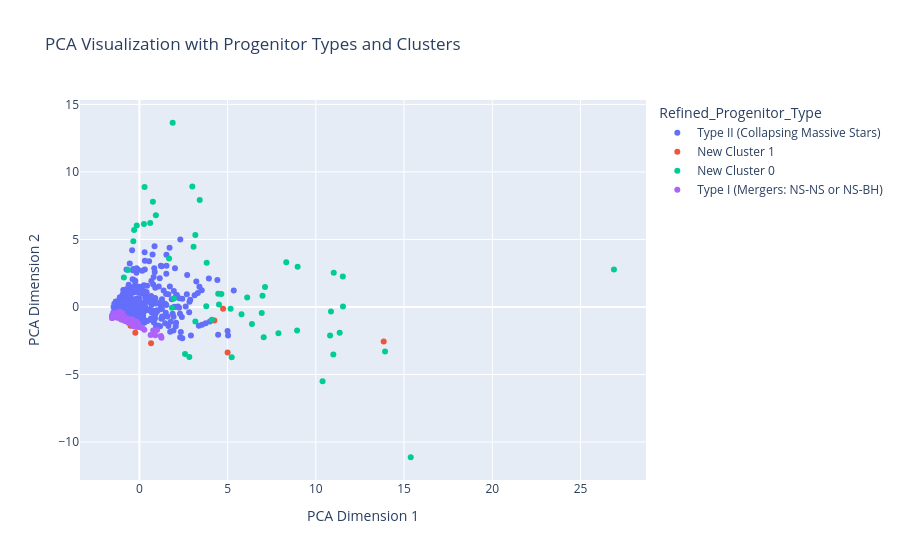
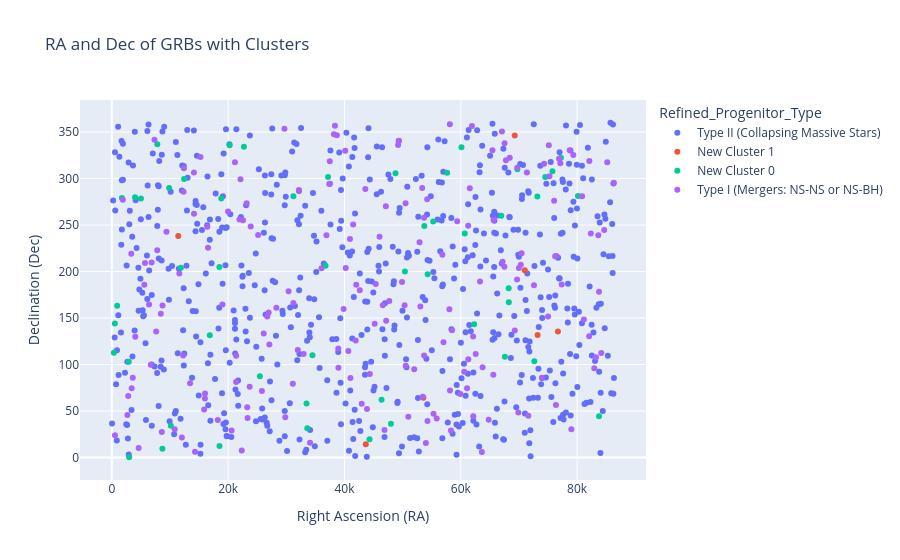

Notebook cell for these charts, in order:
### Code cell
import pandas as pd
import numpy as np
from sklearn.preprocessing import StandardScaler
from sklearn.model_selection import train_test_split
from sklearn.svm import SVC
from sklearn.metrics import accuracy_score, recall_score, precision_score, confusion_matrix
from sklearn.cluster import DBSCAN
from sklearn.decomposition import PCA
import plotly.express as px
from astroquery.ned import Ned
import matplotlib.pyplot as plt
from sklearn.cluster import KMeans

# Load the BATSE dataset
df = pd.read_csv("batse.csv")

# RA and Dec columns for host galaxy determination
df['RA'] = df['RA']
df['Dec'] = df['Dec']

# Function to query host galaxy based on RA and Dec
def query_host_galaxy(ra, dec):
    try:
        result = Ned.query_region(f"{ra} {dec}", radius="0.1 degree")
        if result is not None and len(result) > 0:
            host_galaxy = result['NAME'][0]  # Host galaxy name from NED
            return host_galaxy
        else:
            return "Unknown"
    except Exception as e:
        return "Error in query"

df['Host_Galaxy'] = df.apply(lambda row: query_host_galaxy(row['RA'], row['Dec']), axis=1)

# Classify GRBs as Short or Long
def classify_grb_binary(t90):
    return "Short" if t90 <= 2 else "Long"

df["Classified"] = df["T90"].apply(classify_grb_binary)

# Progenitor assignment based on classification
def assign_progenitor(grb_class):
    if grb_class == "Short":
        return "Type I (Mergers: NS-NS or NS-BH)"
    elif grb_class == "Long":
        return "Type II (Collapsing Massive Stars)"
    else:
        return "Unclassified"

df["Progenitor_Type"] = df["Classified"].apply(assign_progenitor)

# Encode the target variable
class_mapping = {"Short": 0, "Long": 1}
df["grb_class_label"] = df["Classified"].map(class_mapping)

# Define numerical columns for analysis
numerical_columns = [
    "T90", "T50", "epeak", "alpha", "beta",
    "peak_flux_64ms", "peak_flux_256ms", "peak_flux_1024ms",
    "fluence_channel_1", "fluence_channel_2", "fluence_channel_3", "fluence_channel_4"
]

# Drop rows with NaN values in numerical columns
df = df.dropna(subset=numerical_columns)

# Standardize the numerical features
scaler = StandardScaler()
X_scaled = scaler.fit_transform(df[numerical_columns])

# Train-test split
X_train, X_test, y_train, y_test = train_test_split(
    X_scaled, df["grb_class_label"], test_size=0.2, random_state=42
)

# Train the SVM model
clf = SVC(kernel="rbf", random_state=42, probability=True)
clf.fit(X_train, y_train)

# Evaluate the model
y_pred = clf.predict(X_test)
accuracy = accuracy_score(y_test, y_pred)
recall = recall_score(y_test, y_pred, average="binary")
precision = precision_score(y_test, y_pred, average="binary")
conf_matrix = confusion_matrix(y_test, y_pred)

print(f"Accuracy: {accuracy}")
print(f"Recall: {recall}")
print(f"Precision: {precision}")
print(f"Confusion Matrix:\n{conf_matrix}")

# Count the number of Short and Long GRBs before clustering
print("Before Machine Learning Clustering:")
print(df["Classified"].value_counts())

# Perform clustering using DBSCAN
clustering = DBSCAN(eps=2, min_samples=5).fit(X_scaled)
df["Cluster"] = clustering.labels_

# Refine progenitor types based on cluster labels
def refine_progenitor(row):
    if row["Cluster"] == -1:
        return "Unusual Cluster"
    return row["Progenitor_Type"]

df["Refined_Progenitor_Type"] = df.apply(refine_progenitor, axis=1)

undefined_data = df[df["Cluster"] == -1][numerical_columns]
kmeans = KMeans(n_clusters=2, random_state=42)
undefined_clusters = kmeans.fit_predict(undefined_data)
df.loc[df["Cluster"] == -1, "Undefined_Cluster"] = undefined_clusters

def refine_progenitor_with_patterns(row):
    if row["Cluster"] == -1:
        return f"New Cluster {int(row['Undefined_Cluster'])}"
    return row["Progenitor_Type"]

df["Refined_Progenitor_Type"] = df.apply(refine_progenitor_with_patterns, axis=1)

print("After Machine Learning Clustering:")
print(df["Refined_Progenitor_Type"].value_counts())

pca = PCA(n_components=2)
pca_results = pca.fit_transform(X_scaled)
df["pca_1"] = pca_results[:, 0]
df["pca_2"] = pca_results[:, 1]

fig_pca = px.scatter(
    df,
    x="pca_1",
    y="pca_2",
    color="Refined_Progenitor_Type",
    title="PCA Visualization with Progenitor Types and Clusters",
    labels={"pca_1": "PCA Dimension 1", "pca_2": "PCA Dimension 2"},
    template="plotly"
)
fig_pca.show()

fig_ra_dec = px.scatter(
    df,
    x="RA",
    y="Dec",
    color="Refined_Progenitor_Type",
    title="RA and Dec of GRBs with Clusters",
    labels={"RA": "Right Ascension (RA)", "Dec": "Declination (Dec)"},
    template="plotly"
)
fig_ra_dec.show()

if "Undefined_Cluster" in df.columns:
    for cluster in sorted(df["Undefined_Cluster"].dropna().unique()):
        print(f"Analysis for New Cluster {int(cluster)}:")
        cluster_data = df[df["Undefined_Cluster"] == cluster]
        print(cluster_data.describe())
else:
    print("No undefined clusters to analyze.")

### Figure 1 — Plotly figure (JSON) as saved in the notebook; plotly's stock layout.template omitted (floating-point values rounded to 4 significant figures; data arrays with more than 128 entries replaced by an {"elided": "..."} marker saying what was removed)
{"data": [{"hovertemplate": "Refined_Progenitor_Type=Type II (Collapsing Massive Stars)<br>PCA Dimension 1=%{x}<br>PCA Dimension 2=%{y}<extra></extra>", "legendgroup": "Type II (Collapsing Massive Stars)", "marker": {"color": "#636efa", "symbol": "circle"}, "mode": "markers", "name": "Type II (Collapsing Massive Stars)", "orientation": "v", "showlegend": true, "type": "scatter", "x": {"elided": "612 float values"}, "xaxis": "x", "y": {"elided": "612 float values"}, "yaxis": "y"}, {"hovertemplate": "Refined_Progenitor_Type=New Cluster 1<br>PCA Dimension 1=%{x}<br>PCA Dimension 2=%{y}<extra></extra>", "legendgroup": "New Cluster 1", "marker": {"color": "#EF553B", "symbol": "circle"}, "mode": "markers", "name": "New Cluster 1", "orientation": "v", "showlegend": true, "type": "scatter", "x": [-0.2308, 4.744, 13.85, 0.6623, 4.249, -0.4974, 5.002], "xaxis": "x", "y": [-1.903, -0.1345, -2.562, -2.681, -1.01, -1.384, -3.377], "yaxis": "y"}, {"hovertemplate": "Refined_Progenitor_Type=New Cluster 0<br>PCA Dimension 1=%{x}<br>PCA Dimension 2=%{y}<extra></extra>", "legendgroup": "New Cluster 0", "marker": {"color": "#00cc96", "symbol": "circle"}, "mode": "markers", "name": "New Cluster 0", "orientation": "v", "showlegend": true, "type": "scatter", "x": [0.2946, 13.92, -0.2961, 11.35, 2.832, 0.7674, 8.938, -0.3429, 1.96, 3.071, -0.8778, 10.81, 10.38, 7.046, 4.648, 3.174, 6.934, 10.99, 15.38, 8.97, -0.1485, 3.001, 5.233, 1.683, 7.121, 10.86, 3.791, 11.53, -0.6523, 3.816, 26.89, 5.789, 5.171, 0.6128, 4.109, 6.979, 4.513, 11.01, 8.326, 6.111, 2.588, 3.172, 3.421, 7.88, 11.54, 1.887, 6.38, 4.468, 1.845, 0.2596, 0.9354], "xaxis": "x", "y": [8.887, -3.289, 5.693, -1.9, -3.7, 7.792, -1.747, 4.869, 0.6189, 4.455, 2.187, -2.116, -5.497, -2.233, 0.9539, -1.073, -0.4426, -3.518, -11.13, 2.984, 6.023, 8.913, -3.717, 3.589, 1.474, -0.3375, 0.05056, 2.258, 2.74, 3.282, 2.775, -0.5308, -0.124, 6.22, -0.9378, 0.8392, 0.1857, 2.526, 3.313, 0.7062, -3.475, 5.322, 7.924, -1.949, 0.03948, 13.64, -1.26, 0.9808, -0.06572, 6.139, 6.794], "yaxis": "y"}, {"hovertemplate": "Refined_Progenitor_Type=Type I (Mergers: NS-NS or NS-BH)<br>PCA Dimension 1=%{x}<br>PCA Dimension 2=%{y}<extra></extra>", "legendgroup": "Type I (Mergers: NS-NS or NS-BH)", "marker": {"color": "#ab63fa", "symbol": "circle"}, "mode": "markers", "name": "Type I (Mergers: NS-NS or NS-BH)", "orientation": "v", "showlegend": true, "type": "scatter", "x": {"elided": "189 float values"}, "xaxis": "x", "y": {"elided": "189 float values"}, "yaxis": "y"}], "layout": {"legend": {"title": {"text": "Refined_Progenitor_Type"}, "tracegroupgap": 0}, "title": {"text": "PCA Visualization with Progenitor Types and Clusters"}, "xaxis": {"anchor": "y", "domain": [0, 1], "title": {"text": "PCA Dimension 1"}}, "yaxis": {"anchor": "x", "domain": [0, 1], "title": {"text": "PCA Dimension 2"}}}}

### Figure 2 — Plotly figure (JSON) as saved in the notebook; plotly's stock layout.template omitted (floating-point values rounded to 4 significant figures; data arrays with more than 128 entries replaced by an {"elided": "..."} marker saying what was removed)
{"data": [{"hovertemplate": "Refined_Progenitor_Type=Type II (Collapsing Massive Stars)<br>Right Ascension (RA)=%{x}<br>Declination (Dec)=%{y}<extra></extra>", "legendgroup": "Type II (Collapsing Massive Stars)", "marker": {"color": "#636efa", "symbol": "circle"}, "mode": "markers", "name": "Type II (Collapsing Massive Stars)", "orientation": "v", "showlegend": true, "type": "scatter", "x": {"elided": "612 float values"}, "xaxis": "x", "y": {"elided": "612 float values"}, "yaxis": "y"}, {"hovertemplate": "Refined_Progenitor_Type=New Cluster 1<br>Right Ascension (RA)=%{x}<br>Declination (Dec)=%{y}<extra></extra>", "legendgroup": "New Cluster 1", "marker": {"color": "#EF553B", "symbol": "circle"}, "mode": "markers", "name": "New Cluster 1", "orientation": "v", "showlegend": true, "type": "scatter", "x": [71010.0, 69270.0, 53570.0, 11420.0, 73210.0, 76700.0, 43670.0], "xaxis": "x", "y": [201.3, 346.4, 64.45, 238.3, 131.8, 135.5, 14.4], "yaxis": "y"}, {"hovertemplate": "Refined_Progenitor_Type=New Cluster 0<br>Right Ascension (RA)=%{x}<br>Declination (Dec)=%{y}<extra></extra>", "legendgroup": "New Cluster 0", "marker": {"color": "#00cc96", "symbol": "circle"}, "mode": "markers", "name": "New Cluster 0", "orientation": "v", "showlegend": true, "type": "scatter", "x": [20250.0, 25450.0, 53730.0, 69730.0, 2907.0, 46370.0, 68260.0, 345.7, 66960.0, 33480.0, 77220.0, 9854.0, 11870.0, 12420.0, 1736.0, 55260.0, 22710.0, 57650.0, 68230.0, 60120.0, 2986.0, 50390.0, 18810.0, 10150.0, 73160.0, 517.8, 72640.0, 18510.0, 36750.0, 67580.0, 16850.0, 74530.0, 31220.0, 80150.0, 18490.0, 48770.0, 33610.0, 37170.0, 44310.0, 7824.0, 8698.0, 75760.0, 54300.0, 47990.0, 919.2, 83770.0, 5003.0, 3988.0, 60680.0, 34490.0, 62300.0], "xaxis": "x", "y": [335.9, 87.45, 249.0, 310.1, 103.1, 62.24, 167.0, 112.7, 260.0, 58.08, 322.4, 289.9, 204.1, 299.6, 279.1, 253.8, 334.2, 306.3, 182.0, 333.5, 0.35, 200.1, 278.6, 34.26, 280.7, 144.2, 103.5, 12.49, 206.3, 108.4, 131.5, 301.6, 280.8, 281.3, 204.9, 305.6, 31.66, 301.6, 19.57, 337.0, 9.51, 308.0, 197.2, 36.39, 163.2, 44.44, 278.6, 279.8, 240.8, 110.1, 143.4], "yaxis": "y"}, {"hovertemplate": "Refined_Progenitor_Type=Type I (Mergers: NS-NS or NS-BH)<br>Right Ascension (RA)=%{x}<br>Declination (Dec)=%{y}<extra></extra>", "legendgroup": "Type I (Mergers: NS-NS or NS-BH)", "marker": {"color": "#ab63fa", "symbol": "circle"}, "mode": "markers", "name": "Type I (Mergers: NS-NS or NS-BH)", "orientation": "v", "showlegend": true, "type": "scatter", "x": {"elided": "189 float values"}, "xaxis": "x", "y": {"elided": "189 float values"}, "yaxis": "y"}], "layout": {"legend": {"title": {"text": "Refined_Progenitor_Type"}, "tracegroupgap": 0}, "title": {"text": "RA and Dec of GRBs with Clusters"}, "xaxis": {"anchor": "y", "domain": [0, 1], "title": {"text": "Right Ascension (RA)"}}, "yaxis": {"anchor": "x", "domain": [0, 1], "title": {"text": "Declination (Dec)"}}}}
